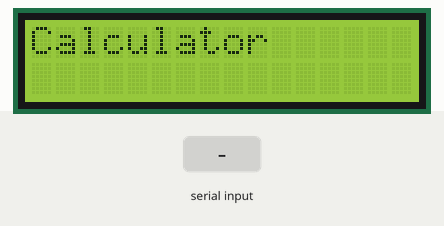
Simulated run of this sketch. Board: Arduino Uno, built with avr-gcc and run on an emulated ATmega328P. On the bench: 16×2 character LCD. The test bench sets the inputs (shaded band). What the sketch prints to the serial monitor is not drawn.

Above: at 1.2 s.
1.3 s: "sin(\n" received over Serial
At 2.2 s:
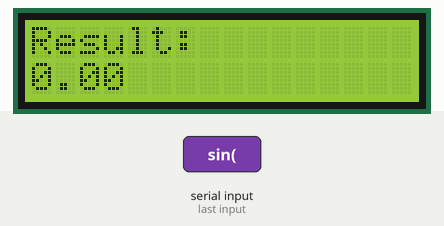
2.8 s: "/\n" received over Serial
At 3.3 s:
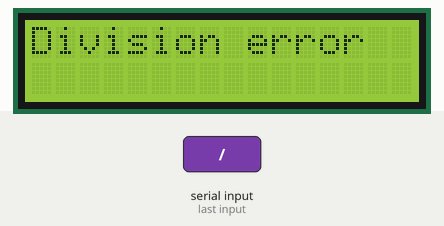
4.3 s: "5\n" received over Serial
At 5.5 s:
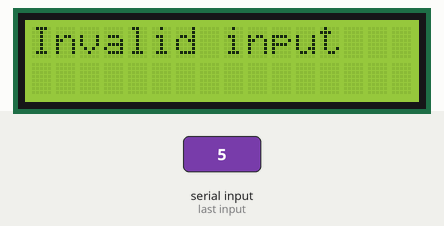
5.8 s: "tan(\n" received over Serial
At 6.9 s:
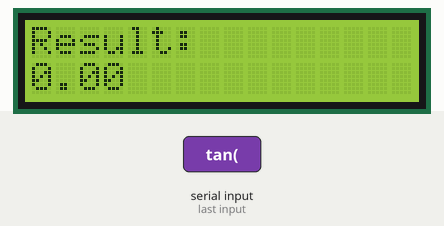
7.3 s: "90\n" received over Serial
At 7.9 s:
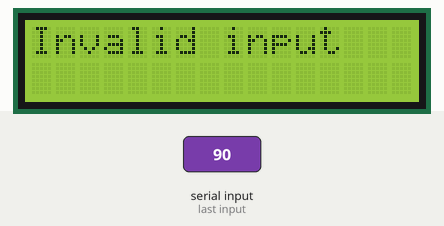
Timing chart, 0 to 9.8 s (numbered marks = the images above; inputs shaded):
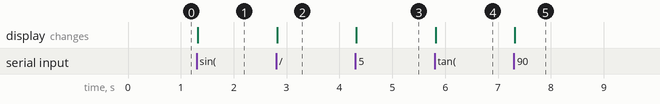

The sketch:

SerialCalculator.ino
```cpp
// Thanks ChatGPT for code

#include <Arduino.h>
#include <math.h>
#include <Wire.h>
#include <LiquidCrystal_I2C.h>

LiquidCrystal_I2C lcd(0x27, 16, 2);

void setup() {
    Serial.begin(9600);
    lcd.begin(16, 2);
    lcd.backlight();
    lcd.setCursor(0, 0);
    lcd.print("Calculator");
    Serial.println("Enter an expression (e.g., 5+3 or sin(30)):");
}

void loop() {
    if (Serial.available()) {
        String input = Serial.readStringUntil('\n');
        input.trim();

        char op;
        float num1 = 0, num2 = 0, result = 0;

        if (input.startsWith("sin(")) {
            num1 = input.substring(4, input.length() - 1).toFloat();
            result = sin(radians(num1));
        } else if (input.startsWith("cos(")) {
            num1 = input.substring(4, input.length() - 1).toFloat();
            result = cos(radians(num1));
        } else if (input.startsWith("tan(")) {
            num1 = input.substring(4, input.length() - 1).toFloat();
            result = tan(radians(num1));
        } else {
            int opIndex = -1;
            for (int i = 0; i < input.length(); i++) {
                if (input[i] == '+' || input[i] == '-' || input[i] == '*' || input[i] == '/') {
                    op = input[i];
                    opIndex = i;
                    break;
                }
            }

            if (opIndex != -1) {
                num1 = input.substring(0, opIndex).toFloat();
                num2 = input.substring(opIndex + 1).toFloat();

                switch (op) {
                    case '+': result = num1 + num2; break;
                    case '-': result = num1 - num2; break;
                    case '*': result = num1 * num2; break;
                    case '/':
                        if (num2 != 0) result = num1 / num2;
                        else {
                            Serial.println("Error: Division by zero");
                            lcd.clear();
                            lcd.setCursor(0, 0);
                            lcd.print("Division error");
                            return;
                        }
                        break;
                    default:
                        Serial.println("Error: Unknown operator");
                        lcd.clear();
                        lcd.setCursor(0, 0);
                        lcd.print("Unknown operator");
                        return;
                }
            } else {
                Serial.println("Error: Invalid input format");
                lcd.clear();
                lcd.setCursor(0, 0);
                lcd.print("Invalid input");
                return;
            }
        }
        Serial.println("Result on screen");
        lcd.clear();
        lcd.setCursor(0, 0);
        lcd.print("Result:");
        lcd.setCursor(0, 1);
        lcd.print(result);
        Serial.println("Enter a new expression:");
    }
}
```

Measured:
- after the input at 1.3 s, the display: changes at once (image 1)
- after the input at 2.8 s, the display: changes at once (image 2)
- after the input at 4.3 s, the display: changes at once (image 3)
- after the input at 5.8 s, the display: changes at once (image 4)
- after the input at 7.3 s, the display: changes at once (image 5)
